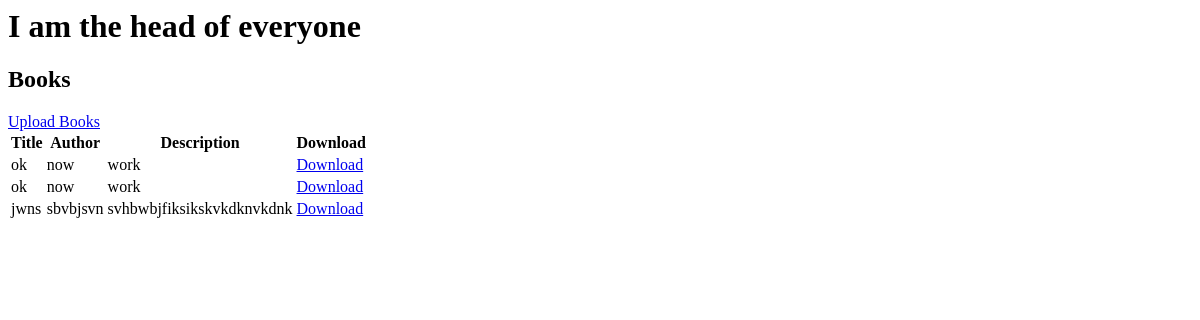
/books/, run on an earlier commit of the app's database.
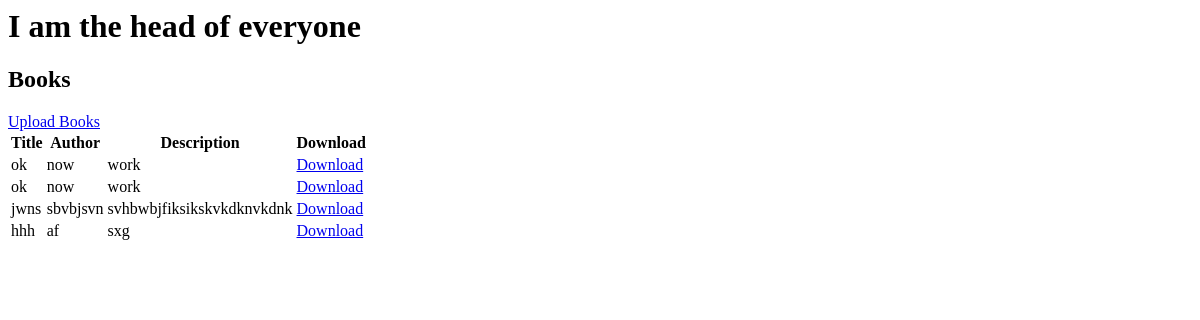
And on a later commit of the database.
### newapp/models.py (models this page shows, shortened)
class Books(models.Model):
    title=models.CharField(max_length=50)
    author=models.CharField(max_length=50)
    description=models.TextField()
    pdf=models.FileField(upload_to="books/pdfs/")

### newapp/views.py (the view)
# urls.py: path('books/',viewlist,name="viewlist"),
def viewlist(request):
    books=Books.objects.all()
    return render(request,"viewlist.html",{"books":books})

### templates/viewlist.html
{% extends 'base.html' %}
{% block content %}
    <h2>Books</h2>
<table>
    <thead>
    <tr>
        <th>Title</th>
        <th>Author</th>
        <th>Description</th>
        <th>Download</th>
    </tr>
    {% for book in books %}
    <tr>
        <td>
            {{book.title}}
        </td>
        <td>
            {{book.author}}
        </td>
        <td>
            {{book.description}}
        </td>
        <td>
            <a href="{{book.pdf.url}}">Download</a>
        </td>
    </tr>
    {% endfor %}
    <tr>
        <a href="http://localhost:8000/books/upload" class="btn btn-primary">Upload Books</a>
    </tr>
    </thead>
</table>
{% endblock content %}

### templates/base.html
<h1>I am the head of everyone</h1>
{% block content %}
{% endblock content %}

What changed in the data, as far as the page shows it:
added Books: title "hhh", author "af", description "sxg"
